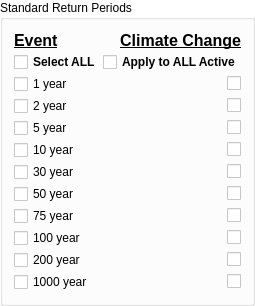
              <widget class="QGroupBox" name="groupBox_SAEP">
               <property name="minimumSize">
                <size>
                 <width>250</width>
                 <height>0</height>
                </size>
               </property>
               <property name="maximumSize">
                <size>
                 <width>300</width>
                 <height>16777215</height>
                </size>
               </property>
               <property name="palette">
                <palette>
                 <active>
                  <colorrole role="WindowText">
                   <brush brushstyle="SolidPattern">
                    <color alpha="255">
                     <red>0</red>
                     <green>0</green>
                     <blue>0</blue>
                    </color>
                   </brush>
                  </colorrole>
                  <colorrole role="Button">
                   <brush brushstyle="SolidPattern">
                    <color alpha="255">
                     <red>255</red>
                     <green>255</green>
                     <blue>255</blue>
                    </color>
                   </brush>
                  </colorrole>
                  <colorrole role="Light">
                   <brush brushstyle="SolidPattern">
                    <color alpha="255">
                     <red>255</red>
                     <green>255</green>
                     <blue>255</blue>
                    </color>
                   </brush>
                  </colorrole>
                  <colorrole role="Midlight">
                   <brush brushstyle="SolidPattern">
                    <color alpha="255">
                     <red>255</red>
                     <green>255</green>
                     <blue>255</blue>
                    </color>
                   </brush>
                  </colorrole>
                  <colorrole role="Dark">
                   <brush brushstyle="SolidPattern">
                    <color alpha="255">
                     <red>127</red>
                     <green>127</green>
                     <blue>127</blue>
                    </color>
                   </brush>
                  </colorrole>
                  <colorrole role="Mid">
                   <brush brushstyle="SolidPattern">
                    <color alpha="255">
                     <red>170</red>
                     <green>170</green>
                     <blue>170</blue>
                    </color>
                   </brush>
                  </colorrole>
                  <colorrole role="Text">
                   <brush brushstyle="SolidPattern">
                    <color alpha="255">
                     <red>0</red>
                     <green>0</green>
                     <blue>0</blue>
                    </color>
                   </brush>
                  </colorrole>
                  <colorrole role="BrightText">
                   <brush brushstyle="SolidPattern">
                    <color alpha="255">
                     <red>255</red>
                     <green>255</green>
                     <blue>255</blue>
                    </color>
                   </brush>
                  </colorrole>
                  <colorrole role="ButtonText">
                   <brush brushstyle="SolidPattern">
                    <color alpha="255">
                     <red>0</red>
                     <green>0</green>
                     <blue>0</blue>
                    </color>
                   </brush>
                  </colorrole>
                  <colorrole role="Base">
                   <brush brushstyle="SolidPattern">
                    <color alpha="255">
                     <red>255</red>
                     <green>255</green>
                     <blue>255</blue>
                    </color>
                   </brush>
                  </colorrole>
                  <colorrole role="Window">
                   <brush brushstyle="SolidPattern">
                    <color alpha="255">
                     <red>255</red>
                     <green>255</green>
                     <blue>255</blue>
                    </color>
                   </brush>
                  </colorrole>
                  <colorrole role="Shadow">
                   <brush brushstyle="SolidPattern">
                    <color alpha="255">
                     <red>0</red>
                     <green>0</green>
                     <blue>0</blue>
                    </color>
                   </brush>
                  </colorrole>
                  <colorrole role="AlternateBase">
                   <brush brushstyle="SolidPattern">
                    <color alpha="255">
                     <red>255</red>
                     <green>255</green>
                     <blue>255</blue>
                    </color>
                   </brush>
                  </colorrole>
                  <colorrole role="ToolTipBase">
                   <brush brushstyle="SolidPattern">
                    <color alpha="255">
                     <red>255</red>
                     <green>255</green>
                     <blue>220</blue>
                    </color>
                   </brush>
                  </colorrole>
                  <colorrole role="ToolTipText">
                   <brush brushstyle="SolidPattern">
                    <color alpha="255">
                     <red>0</red>
                     <green>0</green>
                     <blue>0</blue>
                    </color>
                   </brush>
                  </colorrole>
                 </active>
                 <inactive>
                  <colorrole role="WindowText">
                   <brush brushstyle="SolidPattern">
                    <color alpha="255">
                     <red>0</red>
                     <green>0</green>
                     <blue>0</blue>
                    </color>
                   </brush>
                  </colorrole>
                  <colorrole role="Button">
                   <brush brushstyle="SolidPattern">
                    <color alpha="255">
                     <red>255</red>
                     <green>255</green>
                     <blue>255</blue>
                    </color>
                   </brush>
                  </colorrole>
                  <colorrole role="Light">
                   <brush brushstyle="SolidPattern">
                    <color alpha="255">
                     <red>255</red>
                     <green>255</green>
                     <blue>255</blue>
                    </color>
                   </brush>
                  </colorrole>
                  <colorrole role="Midlight">
                   <brush brushstyle="SolidPattern">
                    <color alpha="255">
                     <red>255</red>
                     <green>255</green>
                     <blue>255</blue>
                    </color>
                   </brush>
                  </colorrole>
                  <colorrole role="Dark">
                   <brush brushstyle="SolidPattern">
                    <color alpha="255">
                     <red>127</red>
                     <green>127</green>
                     <blue>127</blue>
                    </color>
                   </brush>
                  </colorrole>
                  <colorrole role="Mid">
                   <brush brushstyle="SolidPattern">
                    <color alpha="255">
                     <red>170</red>
                     <green>170</green>
                     <blue>170</blue>
                    </color>
                   </brush>
                  </colorrole>
                  <colorrole role="Text">
                   <brush brushstyle="SolidPattern">
                    <color alpha="255">
                     <red>0</red>
                     <green>0</green>
                     <blue>0</blue>
                    </color>
                   </brush>
                  </colorrole>
                  <colorrole role="BrightText">
                   <brush brushstyle="SolidPattern">
                    <color alpha="255">
                     <red>255</red>
                     <green>255</green>
                     <blue>255</blue>
                    </color>
                   </brush>
                  </colorrole>
                  <colorrole role="ButtonText">
                   <brush brushstyle="SolidPattern">
                    <color alpha="255">
                     <red>0</red>
                     <green>0</green>
                     <blue>0</blue>
                    </color>
                   </brush>
                  </colorrole>
                  <colorrole role="Base">
                   <brush brushstyle="SolidPattern">
                    <color alpha="255">
                     <red>255</red>
                     <green>255</green>
                     <blue>255</blue>
                    </color>
                   </brush>
                  </colorrole>
                  <colorrole role="Window">
                   <brush brushstyle="SolidPattern">
                    <color alpha="255">
                     <red>255</red>
                     <green>255</green>
                     <blue>255</blue>
                    </color>
                   </brush>
                  </colorrole>
                  <colorrole role="Shadow">
                   <brush brushstyle="SolidPattern">
                    <color alpha="255">
                     <red>0</red>
                     <green>0</green>
                     <blue>0</blue>
                    </color>
                   </brush>
                  </colorrole>
                  <colorrole role="AlternateBase">
                   <brush brushstyle="SolidPattern">
                    <color alpha="255">
                     <red>255</red>
                     <green>255</green>
                     <blue>255</blue>
                    </color>
                   </brush>
                  </colorrole>
                  <colorrole role="ToolTipBase">
                   <brush brushstyle="SolidPattern">
                    <color alpha="255">
                     <red>255</red>
                     <green>255</green>
                     <blue>220</blue>
                    </color>
                   </brush>
                  </colorrole>
                  <colorrole role="ToolTipText">
                   <brush brushstyle="SolidPattern">
                    <color alpha="255">
                     <red>0</red>
                     <green>0</green>
                     <blue>0</blue>
                    </color>
                   </brush>
                  </colorrole>
                 </inactive>
                 <disabled>
                  <colorrole role="WindowText">
                   <brush brushstyle="SolidPattern">
                    <color alpha="255">
                     <red>127</red>
                     <green>127</green>
                     <blue>127</blue>
                    </color>
                   </brush>
                  </colorrole>
                  <colorrole role="Button">
                   <brush brushstyle="SolidPattern">
                    <color alpha="255">
                     <red>255</red>
                     <green>255</green>
                     <blue>255</blue>
                    </color>
                   </brush>
                  </colorrole>
                  <colorrole role="Light">
                   <brush brushstyle="SolidPattern">
                    <color alpha="255">
                     <red>255</red>
                     <green>255</green>
                     <blue>255</blue>
                    </color>
                   </brush>
                  </colorrole>
                  <colorrole role="Midlight">
                   <brush brushstyle="SolidPattern">
                    <color alpha="255">
                     <red>255</red>
                     <green>255</green>
                     <blue>255</blue>
                    </color>
                   </brush>
                  </colorrole>
                  <colorrole role="Dark">
                   <brush brushstyle="SolidPattern">
                    <color alpha="255">
                     <red>127</red>
                     <green>127</green>
                     <blue>127</blue>
                    </color>
                   </brush>
                  </colorrole>
                  <colorrole role="Mid">
                   <brush brushstyle="SolidPattern">
                    <color alpha="255">
                     <red>170</red>
                     <green>170</green>
                     <blue>170</blue>
                    </color>
                   </brush>
                  </colorrole>
                  <colorrole role="Text">
                   <brush brushstyle="SolidPattern">
                    <color alpha="255">
                     <red>127</red>
                     <green>127</green>
                     <blue>127</blue>
                    </color>
                   </brush>
                  </colorrole>
                  <colorrole role="BrightText">
                   <brush brushstyle="SolidPattern">
                    <color alpha="255">
                     <red>255</red>
                     <green>255</green>
                     <blue>255</blue>
                    </color>
                   </brush>
                  </colorrole>
                  <colorrole role="ButtonText">
                   <brush brushstyle="SolidPattern">
                    <color alpha="255">
                     <red>127</red>
                     <green>127</green>
                     <blue>127</blue>
                    </color>
                   </brush>
                  </colorrole>
                  <colorrole role="Base">
                   <brush brushstyle="SolidPattern">
                    <color alpha="255">
                     <red>255</red>
                     <green>255</green>
                     <blue>255</blue>
                    </color>
                   </brush>
                  </colorrole>
                  <colorrole role="Window">
                   <brush brushstyle="SolidPattern">
                    <color alpha="255">
                     <red>255</red>
                     <green>255</green>
                     <blue>255</blue>
                    </color>
                   </brush>
                  </colorrole>
                  <colorrole role="Shadow">
                   <brush brushstyle="SolidPattern">
                    <color alpha="255">
                     <red>0</red>
                     <green>0</green>
                     <blue>0</blue>
                    </color>
                   </brush>
                  </colorrole>
                  <colorrole role="AlternateBase">
                   <brush brushstyle="SolidPattern">
                    <color alpha="255">
                     <red>255</red>
                     <green>255</green>
                     <blue>255</blue>
                    </color>
                   </brush>
                  </colorrole>
                  <colorrole role="ToolTipBase">
                   <brush brushstyle="SolidPattern">
                    <color alpha="255">
                     <red>255</red>
                     <green>255</green>
                     <blue>220</blue>
                    </color>
                   </brush>
                  </colorrole>
                  <colorrole role="ToolTipText">
                   <brush brushstyle="SolidPattern">
                    <color alpha="255">
                     <red>0</red>
                     <green>0</green>
                     <blue>0</blue>
                    </color>
                   </brush>
                  </colorrole>
                 </disabled>
                </palette>
               </property>
               <property name="autoFillBackground">
                <bool>true</bool>
               </property>
               <property name="title">
                <string>Standard Return Periods</string>
               </property>
               <layout class="QVBoxLayout" name="verticalLayout_3">
                <property name="spacing">
                 <number>2</number>
                </property>
                <item>
                 <layout class="QHBoxLayout" name="horizontalLayout_35">
                  <item>
                   <widget class="QLabel" name="label_19">
                    <property name="text">
                     <string>&lt;html&gt;&lt;head/&gt;&lt;body&gt;&lt;p&gt;&lt;span style=&quot; font-size:12pt; font-weight:600; text-decoration: underline;&quot;&gt;Event&lt;/span&gt;&lt;/p&gt;&lt;/body&gt;&lt;/html&gt;</string>
                    </property>
                   </widget>
                  </item>
                  <item>
                   <widget class="QLabel" name="label_20">
                    <property name="text">
                     <string>&lt;html&gt;&lt;head/&gt;&lt;body&gt;&lt;p align=&quot;right&quot;&gt;&lt;span style=&quot; font-size:12pt; font-weight:600; text-decoration: underline;&quot;&gt;Climate Change&lt;/span&gt;&lt;/p&gt;&lt;/body&gt;&lt;/html&gt;</string>
                    </property>
                   </widget>
                  </item>
                 </layout>
                </item>
                <item>
                 <layout class="QHBoxLayout" name="horizontalLayout_37">
                  <item>
                   <widget class="QCheckBox" name="cbSelectAll">
                    <property name="font">
                     <font>
                      <weight>75</weight>
                      <bold>true</bold>
                     </font>
                    </property>
                    <property name="text">
                     <string>Select ALL</string>
                    </property>
                    <property name="tristate">
                     <bool>true</bool>
                    </property>
                   </widget>
                  </item>
                  <item>
                   <layout class="QHBoxLayout" name="horizontalLayout_24">
                    <item>
                     <spacer name="horizontalSpacer_24">
                      <property name="orientation">
                       <enum>Qt::Horizontal</enum>
                      </property>
                      <property name="sizeHint" stdset="0">
                       <size>
                        <width>0</width>
                        <height>20</height>
                       </size>
                      </property>
                     </spacer>
                    </item>
                    <item>
                     <widget class="QCheckBox" name="cbCCAllActive">
                      <property name="font">
                       <font>
                        <weight>75</weight>
                        <bold>true</bold>
                       </font>
                      </property>
                      <property name="text">
                       <string>Apply to ALL Active</string>
                      </property>
                     </widget>
                    </item>
                   </layout>
                  </item>
                 </layout>
                </item>
                <item>
                 <layout class="QHBoxLayout" name="horizontalLayout_38">
                  <item>
                   <widget class="QCheckBox" name="cb0001y">
                    <property name="text">
                     <string>1 year</string>
                    </property>
                   </widget>
                  </item>
                  <item>
                   <layout class="QHBoxLayout" name="horizontalLayout_25">
                    <item>
                     <spacer name="horizontalSpacer_25">
                      <property name="orientation">
                       <enum>Qt::Horizontal</enum>
                      </property>
                      <property name="sizeHint" stdset="0">
                       <size>
                        <width>40</width>
                        <height>0</height>
                       </size>
                      </property>
                     </spacer>
                    </item>
                    <item>
                     <widget class="QCheckBox" name="cb0001y_CC">
                      <property name="text">
                       <string/>
                      </property>
                     </widget>
                    </item>
                   </layout>
                  </item>
                 </layout>
                </item>
                <item>
                 <layout class="QHBoxLayout" name="horizontalLayout_39">
                  <item>
                   <widget class="QCheckBox" name="cb0002y">
                    <property name="text">
                     <string>2 year</string>
                    </property>
                   </widget>
                  </item>
                  <item>
                   <layout class="QHBoxLayout" name="horizontalLayout_26">
                    <item>
                     <spacer name="horizontalSpacer_26">
                      <property name="orientation">
                       <enum>Qt::Horizontal</enum>
                      </property>
                      <property name="sizeHint" stdset="0">
                       <size>
                        <width>40</width>
                        <height>0</height>
                       </size>
                      </property>
                     </spacer>
                    </item>
                    <item>
                     <widget class="QCheckBox" name="cb0002y_CC">
                      <property name="text">
                       <string/>
                      </property>
                     </widget>
                    </item>
                   </layout>
                  </item>
                 </layout>
                </item>
                <item>
                 <layout class="QHBoxLayout" name="horizontalLayout_40">
                  <item>
                   <widget class="QCheckBox" name="cb0005y">
                    <property name="text">
                     <string>5 year</string>
                    </property>
                   </widget>
                  </item>
                  <item>
                   <layout class="QHBoxLayout" name="horizontalLayout_27">
                    <item>
                     <spacer name="horizontalSpacer_27">
                      <property name="orientation">
                       <enum>Qt::Horizontal</enum>
                      </property>
                      <property name="sizeHint" stdset="0">
                       <size>
                        <width>40</width>
                        <height>0</height>
                       </size>
                      </property>
                     </spacer>
                    </item>
                    <item>
                     <widget class="QCheckBox" name="cb0005y_CC">
                      <property name="text">
                       <string/>
                      </property>
                     </widget>
                    </item>
                   </layout>
                  </item>
                 </layout>
                </item>
                <item>
                 <layout class="QHBoxLayout" name="horizontalLayout_41">
                  <item>
                   <widget class="QCheckBox" name="cb0010y">
                    <property name="text">
                     <string>10 year</string>
                    </property>
                   </widget>
                  </item>
                  <item>
                   <layout class="QHBoxLayout" name="horizontalLayout_28">
                    <item>
                     <spacer name="horizontalSpacer_28">
                      <property name="orientation">
                       <enum>Qt::Horizontal</enum>
                      </property>
                      <property name="sizeHint" stdset="0">
                       <size>
                        <width>40</width>
                        <height>0</height>
                       </size>
                      </property>
                     </spacer>
                    </item>
                    <item>
                     <widget class="QCheckBox" name="cb0010y_CC">
                      <property name="text">
                       <string/>
                      </property>
                     </widget>
                    </item>
                   </layout>
                  </item>
                 </layout>
                </item>
                <item>
                 <layout class="QHBoxLayout" name="horizontalLayout_42">
                  <item>
                   <widget class="QCheckBox" name="cb0030y">
                    <property name="text">
                     <string>30 year</string>
                    </property>
                   </widget>
                  </item>
                  <item>
                   <layout class="QHBoxLayout" name="horizontalLayout_29">
                    <item>
                     <spacer name="horizontalSpacer_29">
                      <property name="orientation">
                       <enum>Qt::Horizontal</enum>
                      </property>
                      <property name="sizeHint" stdset="0">
                       <size>
                        <width>40</width>
                        <height>0</height>
                       </size>
                      </property>
                     </spacer>
                    </item>
                    <item>
                     <widget class="QCheckBox" name="cb0030y_CC">
                      <property name="text">
                       <string/>
                      </property>
                     </widget>
                    </item>
                   </layout>
                  </item>
                 </layout>
                </item>
                <item>
                 <layout class="QHBoxLayout" name="horizontalLayout_43">
                  <item>
                   <widget class="QCheckBox" name="cb0050y">
                    <property name="text">
                     <string>50 year</string>
                    </property>
                   </widget>
                  </item>
                  <item>
                   <layout class="QHBoxLayout" name="horizontalLayout_30">
                    <item>
                     <spacer name="horizontalSpacer_30">
                      <property name="orientation">
                       <enum>Qt::Horizontal</enum>
                      </property>
                      <property name="sizeHint" stdset="0">
                       <size>
                        <width>40</width>
                        <height>0</height>
                       </size>
                      </property>
                     </spacer>
                    </item>
                    <item>
                     <widget class="QCheckBox" name="cb0050y_CC">
                      <property name="text">
                       <string/>
                      </property>
                     </widget>
                    </item>
                   </layout>
                  </item>
                 </layout>
                </item>
                <item>
                 <layout class="QHBoxLayout" name="horizontalLayout_44">
                  <item>
                   <widget class="QCheckBox" name="cb0075y">
                    <property name="text">
                     <string>75 year</string>
                    </property>
                   </widget>
                  </item>
                  <item>
                   <layout class="QHBoxLayout" name="horizontalLayout_31">
                    <item>
                     <spacer name="horizontalSpacer_31">
                      <property name="orientation">
                       <enum>Qt::Horizontal</enum>
                      </property>
                      <property name="sizeHint" stdset="0">
                       <size>
                        <width>40</width>
                        <height>0</height>
                       </size>
                      </property>
                     </spacer>
                    </item>
                    <item>
                     <widget class="QCheckBox" name="cb0075y_CC">
                      <property name="text">
                       <string/>
                      </property>
                     </widget>
                    </item>
                   </layout>
                  </item>
                 </layout>
                </item>
                <item>
                 <layout class="QHBoxLayout" name="horizontalLayout_45">
                  <item>
                   <widget class="QCheckBox" name="cb0100y">
                    <property name="text">
                     <string>100 year</string>
                    </property>
                   </widget>
                  </item>
                  <item>
                   <layout class="QHBoxLayout" name="horizontalLayout_32">
                    <item>
                     <spacer name="horizontalSpacer_32">
                      <property name="orientation">
                       <enum>Qt::Horizontal</enum>
                      </property>
                      <property name="sizeHint" stdset="0">
                       <size>
                        <width>40</width>
                        <height>0</height>
                       </size>
                      </property>
                     </spacer>
                    </item>
                    <item>
                     <widget class="QCheckBox" name="cb0100y_CC">
                      <property name="text">
                       <string/>
                      </property>
                     </widget>
                    </item>
                   </layout>
                  </item>
                 </layout>
                </item>
                <item>
                 <layout class="QHBoxLayout" name="horizontalLayout_46">
                  <item>
                   <widget class="QCheckBox" name="cb0200y">
                    <property name="text">
                     <string>200 year</string>
                    </property>
                   </widget>
                  </item>
                  <item>
                   <layout class="QHBoxLayout" name="horizontalLayout_33">
                    <item>
                     <spacer name="horizontalSpacer_33">
                      <property name="orientation">
                       <enum>Qt::Horizontal</enum>
                      </property>
                      <property name="sizeHint" stdset="0">
                       <size>
                        <width>40</width>
                        <height>0</height>
                       </size>
                      </property>
                     </spacer>
                    </item>
                    <item>
                     <widget class="QCheckBox" name="cb0200y_CC">
                      <property name="text">
                       <string/>
                      </property>
                     </widget>
                    </item>
                   </layout>
                  </item>
                 </layout>
                </item>
                <item>
                 <layout class="QHBoxLayout" name="horizontalLayout_47">
                  <item>
                   <widget class="QCheckBox" name="cb1000y">
                    <property name="text">
                     <string>1000 year</string>
                    </property>
                   </widget>
                  </item>
                  <item>
                   <layout class="QHBoxLayout" name="horizontalLayout_34">
                    <item>
                     <spacer name="horizontalSpacer_34">
                      <property name="orientation">
                       <enum>Qt::Horizontal</enum>
                      </property>
                      <property name="sizeHint" stdset="0">
                       <size>
                        <width>40</width>
                        <height>0</height>
                       </size>
                      </property>
                     </spacer>
                    </item>
                    <item>
                     <widget class="QCheckBox" name="cb1000y_CC">
                      <property name="text">
                       <string/>
                      </property>
                     </widget>
                    </item>
                   </layout>
                  </item>
                 </layout>
                </item>
               </layout>
              </widget>
